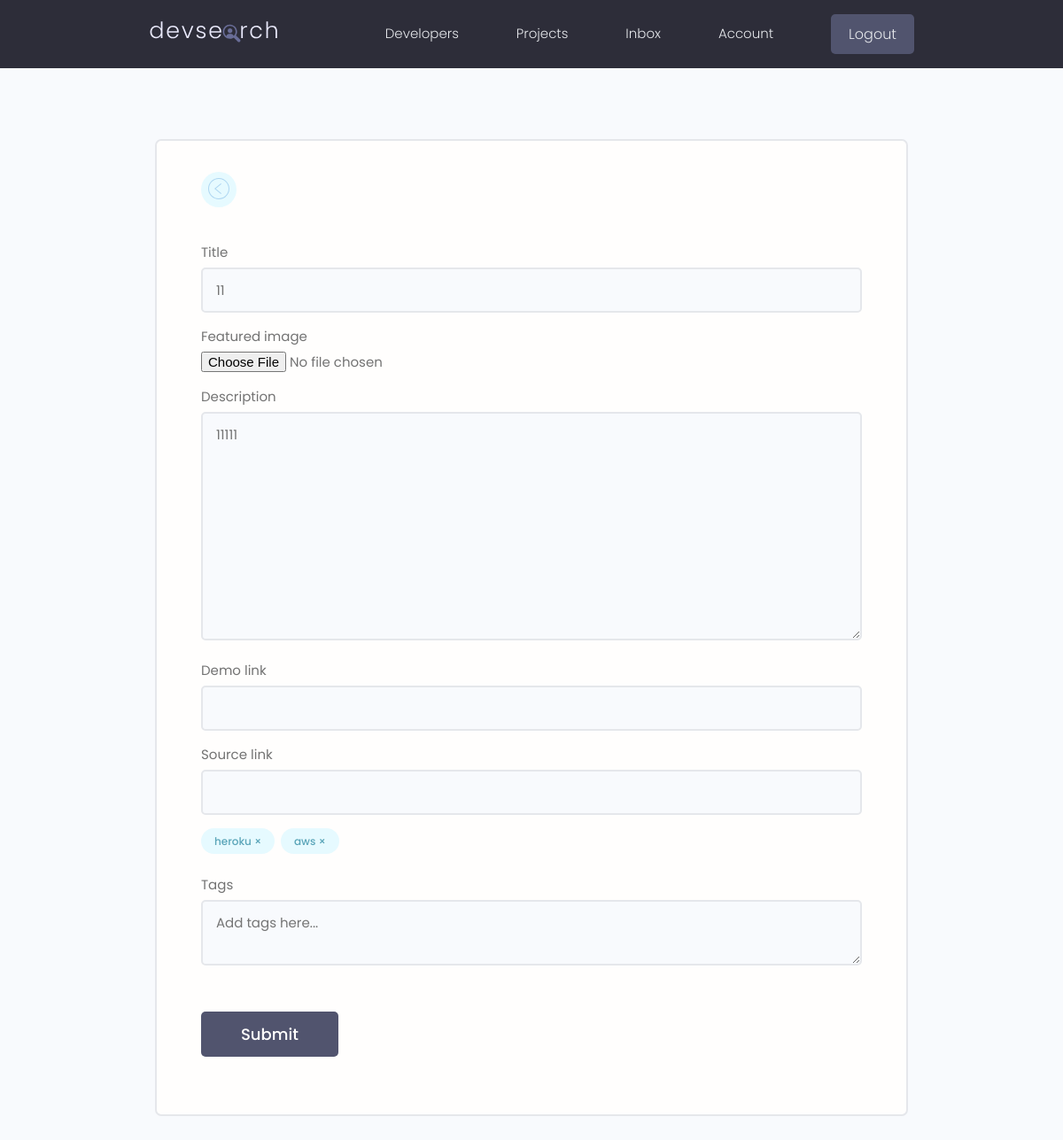
Page /projects/update-project/9eaed466-f040-42a1-a036-60ca2fd8c47e/ (signed in) on the committed database.
### projects/models.py (models this page shows, shortened)
class Project(models.Model):
    owner=models.ForeignKey(Profile,null=True,blank=True,on_delete=models.CASCADE)
    title=models.CharField(max_length=200)
    description=models.TextField(null=True,blank=True)
    featured_image=models.ImageField(null=True,blank=True,default="default.jpg")
    demo_link=models.CharField(max_length=2000,null=True,blank=True)
    source_link=models.CharField(max_length=2000,null=True,blank=True)
    tags=models.ManyToManyField('Tag',blank=True)
    vote_total=models.IntegerField(default=0,null=True,blank=True)
    vote_ratio=models.IntegerField(default=0,null=True,blank=True)
    created_at=models.DateTimeField(auto_now_add=True)
    id=models.UUIDField(default=uuid.uuid4,unique=True,primary_key=True,editable=False)    # django has default id generation for each instance created in a model, here we are overriding the id
    class Meta:
        ordering=['-vote_ratio','-vote_total','title']

class Tag(models.Model):
    name=models.CharField(max_length=200)
    created_at=models.DateTimeField(auto_now_add=True)
    id=models.UUIDField(default=uuid.uuid4,unique=True,primary_key=True,editable=False)

### projects/views.py (the view, shortened to what this page needs)
# urls.py: path('update-project/<str:pk>/',views.updateProject,name="update-project"),
@login_required(login_url="login")
def updateProject(request,pk):
    profile=request.user.profile
    project=profile.project_set.get(id=pk)  # only the owner can update
    form=ProjectForm(instance=project)
    context={'form':form,'project':project}
    return render(request,"projects/project_form.html",context)

### projects/forms.py
class ProjectForm(ModelForm):
    class Meta:
        model=Project
        fields = ['title','featured_image','description','demo_link','source_link']
        widgets={
            'tags':forms.CheckboxSelectMultiple(),
        }
    def __init__(self, *args, **kwargs):
        super(ProjectForm,self).__init__( *args, **kwargs)
        for name, field in self.fields.items():
            field.widget.attrs.update({'class':'input'})

### projects/templates/projects/project_form.html (shortened to what this page needs)
{% extends 'main.html' %}
{% block content %}
<main class="formPage my-xl">
  <div class="content-box">
      <div class="formWrapper">
          <a class="backButton" href="{% url 'account' %}"></a>
          <br>
          <form class="form" method="POST"  enctype="multipart/form-data">
              {% for field in form %}
              <div class="form__field">
                  <label for="formInput#text">{{field.label}} </label>
                 {{field}}
              </div>
              {% endfor %}
              <div class="form__field">
                {% for tag in project.tags.all %}
                  <div class="project-tag tag tag--pill tag--main" data-tag="{{tag.id}}" data-project="{{project.id}}">{{tag.name}} &#215;</div>
                {%  endfor %}
              </div>
              <div class="form__field">
                <label for="formInput#text">Tags</label>
                <textarea class ="input" name="newtags" placeholder="Add tags here..."></textarea>
              </div>
              <input class="btn btn--sub btn--lg  my-md" type="submit" value="Submit" />
          </form>
      </div>
  </div>
</main>
{% endblock %}

### static/styles/app.css (style rules this page uses)
:root { --color-sub: #2d2d39; }
.btn--sub { background-color: var(--color-sub-light); }
.content-box { width: 95%; max-width: 85rem; margin: 0 auto; }
.backButton { background: var(--color-main-light); color: var(--color-main); width: 4rem; height: 4rem; display: flex; align-items: center; justify-content: center; border-radius: 50%; }
.formPage .formWrapper { list-style: none; background: var(--color-white); padding: 3.5rem 5rem; border: 2px solid var(--color-light); border-radius: 0.7rem; }

### static/uikit/styles/modules/_variables.css (style rules this page uses)
:root { --color-main: #5aa5b9; --color-main-light: #e6faff; --color-sub: #3f4156; --color-sub-light: #51546e; --color-sub-lighter: #ededfd; --color-text: #737373; --color-gray: #8b8b8b; --color-light: #e5e7eb; --color-light-gray: #767676; --color-bg: #f8fafd; --color-white: #fffefd; --color-white-light: #f3f3f3; --color-success: #359e64; --color-success-bg: #def8e8; --color-error: #fc4b0b; --color-error-bg: #fff2ee; --font-base: 'Poppins', arial, helvetica, 'Segoe UI', roboto, ubuntu, sans-serif; --font-monospace: 'Fira Code', 'Courier New', courier, monospace; --font-regular: 300; --font-medium: 500; --font-bold: 700; --generic-shadow: 1px 1px 5px #00000010; --generic-transition: all 0.3s ease-in-out; }

### static/uikit/styles/modules/_base.css (style rules this page uses)
* { margin: 0; padding: 0; box-sizing: border-box; text-rendering: optimizeLegibility; color: inherit; font-size: inherit; }
html { font-size: 50%; }
@media only screen and (min-width: 480px) { html { font-size: 56.25%; } }
@media only screen and (min-width: 1200px) { html { font-size: 62.5%; } }
body { line-height: 1.6; font-weight: 400; font-size: 1.5rem; color: var(--color-text); background-color: var(--color-bg); min-height: 100vh; }

### static/uikit/styles/modules/_typography.css (style rules this page uses)
* { font-family: var(--font-base); }
a { padding-bottom: 2px; text-decoration: none; display: inline-block; color: var(--color-main); font-weight: var(--font-medium); }

### static/uikit/styles/modules/_utilities.css (style rules this page uses)
.my-md { margin: 3rem auto; }
.my-xl { margin: 8rem auto; }

### static/uikit/styles/modules/_button.css (style rules this page uses)
.btn { display: inline-block; position: relative; cursor: pointer; background-color: var(--color-light); font-weight: var(--font-medium); color: var(--color-sub); text-decoration: none; padding: 1rem 2rem; border-radius: 0.5rem; border: none; width: -webkit-fit-content; width: -moz-fit-content; width: fit-content; height: -webkit-fit-content; height: -moz-fit-content; height: fit-content; font-size: 1.6rem; outline-width: 0; outline-color: transparent; -webkit-backface-visibility: hidden; backface-visibility: hidden; transition: all 0.3s ease-in-out; }
.btn--sub { background-color: var(--color-sub); color: var(--color-white); }
.btn--lg { font-size: 1.8rem; padding: 1.2rem 4.5rem; }

### static/uikit/styles/modules/_form.css (style rules this page uses)
.form { display: block; }
.form__field { margin-top: 1.5rem; margin-bottom: 1.5rem; }
.form__label, .form__field > label { display: block; margin-bottom: 0.5rem; color: var(--color-text); }
input.input[type='text'], input.input[type='email'], input.input[type='password'], input.input[type='number'], textarea.input { min-width: 24rem; width: 100%; padding: 1.2rem 1.5rem; border-radius: 0.5rem; border: 2px solid var(--color-light); transition: all 0.3s ease-in-out; background-color: var(--color-bg); }

### static/uikit/styles/modules/_tag.css (style rules this page uses)
.tag { display: inline-flex; align-items: center; background-color: var(--color-sub); height: -webkit-fit-content; height: -moz-fit-content; height: fit-content; width: -webkit-fit-content; width: -moz-fit-content; width: fit-content; border-radius: 0.5rem; padding: 0.5rem 1.5rem; font-size: 1.2rem; cursor: pointer; }
.tag:not(:last-child) { margin-right: 0.25rem; margin-bottom: 0.75rem; }
.tag--pill { border-radius: 5rem; }
.tag--main, .tag--main > small { background: var(--color-main-light); color: var(--color-main); font-weight: 500; }

### rows in the picture
Project: form "11" "11111"
Tag: name "heroku"
Tag: name "aws"

### other values in the picture
{{ field.label }} "Title" "Featured image" "Description" "Demo link" "Source link"
